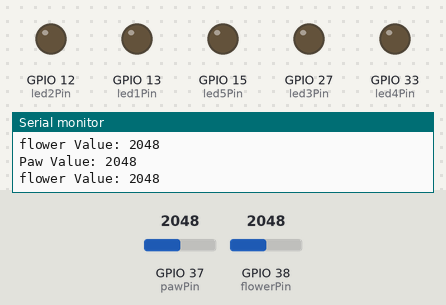
This sketch was run on a simulated ESP32. Parts: output pins drawn as LEDs (lit = HIGH), the last lines printed to the serial monitor. The inputs (shaded band) are chosen by the test bench; at power-on: GPIO 38 (flowerPin) = 2048, GPIO 37 (pawPin) = 2048.

Above: at 2.5 s.
2.6 s: GPIO 38 (flowerPin) set to 2282
4.1 s: GPIO 38 (flowerPin) set to 2396
At 4.81 s:
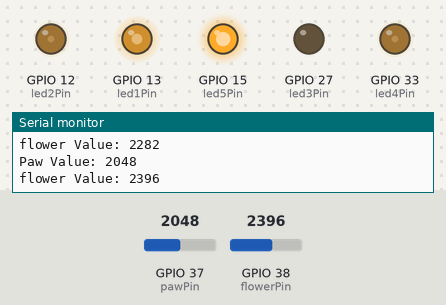
At 5.46 s:
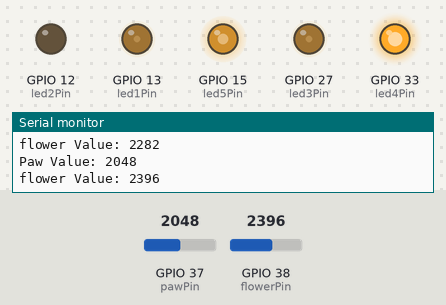
7.1 s: GPIO 37 (pawPin) set to 55
10.1 s: GPIO 37 (pawPin) set to 45
At 10.41 s:
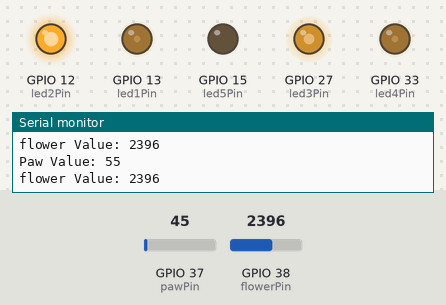
11.8 s: GPIO 37 (pawPin) set to 295
At 12.04 s:
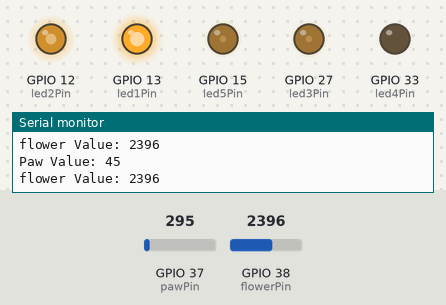
14.8 s: GPIO 37 (pawPin) set to 10
Timing chart, 0 to 20.9 s (numbered marks = the images above; inputs shaded):
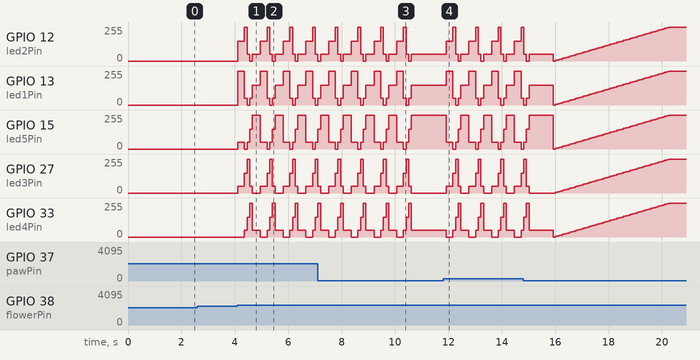

The sketch:

pausepal.ino
```cpp
/*
Project: Embodied Environments — Pressure Sensor + LED Interaction
Author: Eunsung Choi
Date: October 2026
Description:
This program uses two pressure sensors and five LEDs connected to an
ESP32 Feather. The paw sensor detects when the dog has been picked up.
After the paw sensor remains below its threshold for 5 seconds, the
LEDs perform a slow breathing animation. The flower sensor detects
when someone is sitting on the flower and runs a rotating LED sequence.

Code Attribution:
This code was developed using concepts and example code from the
OCADU Creation & Computation 301 course reference:
"Pressure Sensor & LED Code Examples," Fall 2026.
In particular, I used ideas from:
- Example 3: Relative Thresholds
(sensor baseline, baseline averaging, and offset-based thresholds)
- Example 5: Thresholds and Time
(using millis() to measure how long a sensor remains past a threshold)
Reference:
OCADU Creation & Computation 301,
"Pressure Sensor & LED Code Examples," Fall 2026.
All comments describing the behavior and modifications in this program were written for this project.
*/
int pawPin = A1;
int pawValue;

int flowerPin = A2;
int flowerValue;

//The baseline: what each sensor reads when nothing is touching it
//setup() fills these in
int flowerBaseline = 0;

int baselineReadings = 30; //how many readings to average

//defining offset from baseline
int mediumOffset = 300;

//defining pressure value for paw pressure sensor- max value is 4095

int pawThreshold = 50;
int pawHighMax = 4095;

//defining values for flower pressure sensor
int flowerMin;
int flowerMax = 4095;


//LED variables - 5 LEDs located 13~15 on feather
int led1Pin = 13;
int led1Value;

int led2Pin = 12;
int led2Value;

int led3Pin = 27;
int led3Value;

int led4Pin = 33;
int led4Value;

int led5Pin = 15;
int led5Value;

unsigned long pawStartTime=0;
//method for setting led brightness
void setAllLEDs(int brightness){
  analogWrite(led1Pin, brightness);
  analogWrite(led2Pin, brightness);
  analogWrite(led3Pin, brightness);
  analogWrite(led4Pin, brightness);
  analogWrite(led5Pin, brightness);
}
//method for updating
void updateLEDs(){
  analogWrite(led1Pin, led1Value);
  analogWrite(led2Pin, led2Value);;
  analogWrite(led3Pin, led3Value);
  analogWrite(led4Pin, led4Value);
  analogWrite(led5Pin, led5Value);
}

//The brightness for each step (0 - 255)
int ledOff = 0;
int ledLowBrightness = 50;
int ledMediumBrightness = 150;
int ledHighBrightness = 255;


void setup()
{
  Serial.begin(9600);

  pinMode(led1Pin, OUTPUT);
  pinMode(led2Pin, OUTPUT);
  pinMode(led3Pin, OUTPUT);
  pinMode(led4Pin, OUTPUT);
  pinMode(led5Pin, OUTPUT);

  delay(1000); //a moment to let go of the sensors

  for (int i = 0; i < baselineReadings; i++)
  {
    flowerBaseline = flowerBaseline + analogRead(flowerPin);
    delay(10);
  }

  //divide by the number of readings to get the average
  flowerBaseline = flowerBaseline / baselineReadings;
  flowerMin = flowerBaseline + mediumOffset;

}

void loop()
{
  pawValue = analogRead(pawPin);
  flowerValue = analogRead(flowerPin);

  if (pawValue <= pawThreshold)
  {
    // Start timer when paw first goes below threshold
    if (pawStartTime == 0)
    {
      pawStartTime = millis();
    }
    // Only start breathing after 5 seconds
    if (millis() - pawStartTime >= 5000)
    {
      // Inhale for 4 sec
      for (int brightness = 0; brightness <=255; brightness +=5){
        setAllLEDs(brightness);
        delay(85);
      }
      // Hold for 4 sec
      setAllLEDs(255);
      delay(4000);
      // Exhale for 4 sec
      for (int brightness = 255; brightness >=0; brightness -=5) {
        setAllLEDs(brightness);
        delay(85);
      }
      // Hold for 4 sec
      setAllLEDs(0);
      delay(4000);

      pawStartTime = 0;
    }
  }
  else if (flowerValue >= flowerMin)
  //if the dog is not picked up but someone is sitting on flower, loading circle led sequence
  {
    //Position 1 of circle sequence
    led1Value = ledHighBrightness;
    led2Value = ledMediumBrightness;
    led3Value = ledLowBrightness;
    led4Value = ledOff;
    led5Value = ledLowBrightness;
    updateLEDs();
    delay(250);

    //Position 2
    led1Value = ledLowBrightness;
    led2Value = ledHighBrightness;
    led3Value = ledMediumBrightness;
    led4Value = ledLowBrightness;
    led5Value = ledOff;
    updateLEDs();
    delay(100);

    //Position 3
    led1Value = ledOff;
    led2Value = ledLowBrightness;
    led3Value = ledHighBrightness;
    led4Value = ledMediumBrightness;
    led5Value = ledLowBrightness;
    updateLEDs();
    delay(100);

    //Position 4
    led1Value = ledLowBrightness;
    led2Value = ledOff;
    led3Value = ledLowBrightness;
    led4Value = ledHighBrightness;
    led5Value = ledMediumBrightness;
    updateLEDs();
    delay(100);

    //Position 5
    led1Value = ledMediumBrightness;
    led2Value = ledLowBrightness;
    led3Value = ledOff;
    led4Value = ledLowBrightness;
    led5Value = ledHighBrightness;
    updateLEDs();
    delay(100);
  }
  else
  {
    // Reset timer if dog is put down
    pawStartTime = 0;

    led1Value=ledOff;
    led2Value=ledOff;
    led3Value=ledOff;
    led4Value=ledOff;
    led5Value=ledOff;
    updateLEDs();
  }
  //printing for testing purposes
  Serial.print("Paw Value: ");
  Serial.println(pawValue);

  Serial.print("flower Value: ");
  Serial.println(flowerValue);

  delay(200);
}
```

Measured:
- the behaviour switches between 2347 and 2348 on GPIO 38 (flowerPin) (found by bisection; images 0 and 1)
- the behaviour switches between 51 and 50 on GPIO 37 (pawPin) (found by bisection; images 2 and 3)
- after the input at 4.1 s, GPIO 12 (led2Pin): 0/255 → 150/255 at once, then repeats every 0.85 s: 255/255 0.10 s, 50/255 0.10 s, 0/255 0.10 s, 50/255 0.30 s, 150/255 0.25 s; GPIO 13 (led1Pin): 0/255 → 255/255 at once, then repeats every 0.85 s: 50/255 0.10 s, 0/255 0.10 s, 50/255 0.10 s, 150/255 0.30 s, 255/255 0.25 s
- after the input at 10.1 s, GPIO 12 (led2Pin), GPIO 33 (led4Pin): goes on until 10.6 s, then stays 50/255; GPIO 13 (led1Pin): goes on until 10.6 s, then stays 150/255; GPIO 15 (led5Pin): goes on until 10.6 s, then stays 255/255; GPIO 27 (led3Pin): goes on until 10.6 s, then stays 0/255
- after the input at 11.8 s, GPIO 12 (led2Pin): 50/255 → 150/255 after 0.12 s, then repeats every 0.85 s: 255/255 0.10 s, 50/255 0.10 s, 0/255 0.10 s, 50/255 0.30 s, 150/255 0.25 s; GPIO 13 (led1Pin): 150/255 → 255/255 after 0.12 s, then repeats every 0.85 s: 50/255 0.10 s, 0/255 0.10 s, 50/255 0.10 s, 150/255 0.30 s, 255/255 0.25 s
